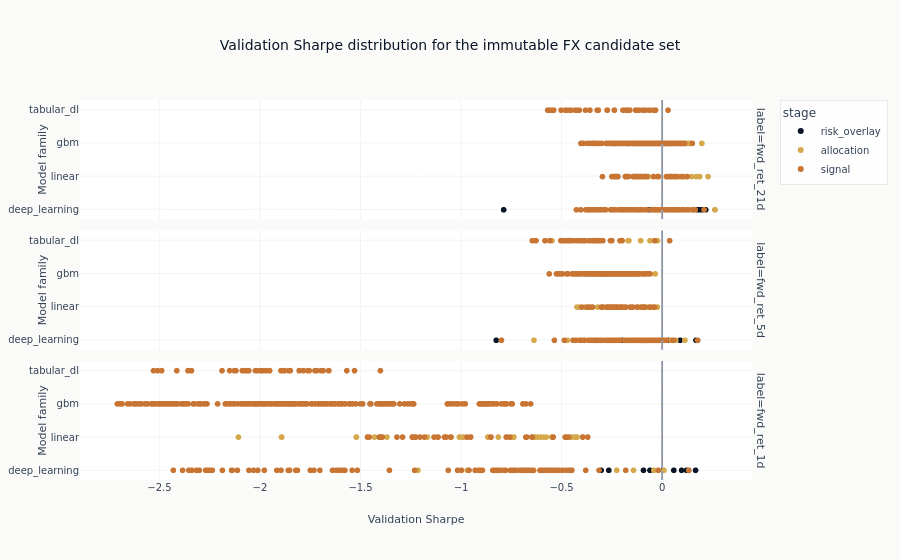

Notebook source saved alongside this figure:
### Code cell
candidate_figure = px.scatter(
    candidate_evidence,
    x="sharpe",
    y="family",
    color="stage",
    facet_row="label",
    hover_data=["config_name", "backtest_hash"],
    title="Validation Sharpe distribution for the immutable FX candidate set",
    labels={"sharpe": "Validation Sharpe", "family": "Model family"},
)
candidate_figure.add_vline(x=0, line_dash="dot", line_color=COLORS["recede"])
candidate_figure.show()

### Figure 1 — Plotly figure (JSON) as saved in the notebook; plotly's stock layout.template omitted (floating-point values rounded to 4 significant figures; data arrays with more than 128 entries replaced by an {"elided": "..."} marker saying what was removed)
{"data": [{"customdata": [["tcn", "56070f34dff1"], ["tcn", "bb67756a76f0"], ["tcn", "354a0cfdf5f0"], ["tcn", "b54273fc9934"], ["tcn", "40aba153ce15"], ["tcn", "0fbe94391555"], ["tcn", "6118bfc9f565"], ["tcn", "85985a11cb1d"], ["tcn", "11b779414b9b"], ["tcn", "ab5e7406846a"], ["tcn", "51093c7e4239"], ["tcn", "e324b6451fab"], ["tcn", "8c368c7fa149"], ["tcn", "a0478a2c5c4e"]], "hovertemplate": "stage=risk_overlay<br>label=fwd_ret_21d<br>Validation Sharpe=%{x}<br>Model family=%{y}<br>config_name=%{customdata[0]}<br>backtest_hash=%{customdata[1]}<extra></extra>", "legendgroup": "risk_overlay", "marker": {"color": "#0a1628", "symbol": "circle"}, "mode": "markers", "name": "risk_overlay", "showlegend": true, "type": "scattergl", "x": [0.2639, 0.2183, 0.2082, 0.206, 0.2058, 0.2018, 0.192, 0.1802, 0.1716, 0.1487, -0.05653, -0.0616, -0.197, -0.7871], "xaxis": "x3", "y": ["deep_learning", "deep_learning", "deep_learning", "deep_learning", "deep_learning", "deep_learning", "deep_learning", "deep_learning", "deep_learning", "deep_learning", "deep_learning", "deep_learning", "deep_learning", "deep_learning"], "yaxis": "y3"}, {"customdata": [["tcn", "28e49b25af17"], ["tcn", "6d82bc05bc80"], ["tcn", "812c2601e3ee"], ["tcn", "40e5be90860f"], ["tcn", "d4039abff1ec"], ["tcn", "518084108256"], ["tcn", "c8e1e07136e5"], ["tcn", "1deecede6ab4"], ["tcn", "7c620d3bbe4a"], ["tcn", "e0e04d9277a2"], ["tcn", "67c447bee4c2"], ["tcn", "878320a37180"], ["tcn", "d6fe2b1e95f6"], ["tcn", "b42781ca32a3"]], "hovertemplate": "stage=risk_overlay<br>label=fwd_ret_5d<br>Validation Sharpe=%{x}<br>Model family=%{y}<br>config_name=%{customdata[0]}<br>backtest_hash=%{customdata[1]}<extra></extra>", "legendgroup": "risk_overlay", "marker": {"color": "#0a1628", "symbol": "circle"}, "mode": "markers", "name": "risk_overlay", "showlegend": false, "type": "scattergl", "x": [0.1773, 0.1773, 0.1773, 0.1697, 0.0909, 0.03054, 0.02258, -0.008543, -0.1194, -0.1549, -0.1996, -0.2728, -0.3341, -0.8241], "xaxis": "x2", "y": ["deep_learning", "deep_learning", "deep_learning", "deep_learning", "deep_learning", "deep_learning", "deep_learning", "deep_learning", "deep_learning", "deep_learning", "deep_learning", "deep_learning", "deep_learning", "deep_learning"], "yaxis": "y2"}, {"customdata": [["tcn", "9b377102fbeb"], ["tcn", "174918f5f8a8"], ["tcn", "6521ee8341e2"], ["tcn", "6a83a16f220c"], ["tcn", "b5b8d1a0c60c"], ["tcn", "ae75c00344b3"], ["tcn", "3ca98045eef5"], ["tcn", "6395d3863b5a"], ["tcn", "cf36ae0c660e"], ["tcn", "48bf9289bc7b"], ["tcn", "e0f78a1b6bce"], ["tcn", "39f6875b8389"], ["tcn", "ddaa8dfaf1cd"], ["tcn", "bff7b90fa530"]], "hovertemplate": "stage=risk_overlay<br>label=fwd_ret_1d<br>Validation Sharpe=%{x}<br>Model family=%{y}<br>config_name=%{customdata[0]}<br>backtest_hash=%{customdata[1]}<extra></extra>", "legendgroup": "risk_overlay", "marker": {"color": "#0a1628", "symbol": "circle"}, "mode": "markers", "name": "risk_overlay", "showlegend": false, "type": "scattergl", "x": [0.1674, 0.1336, 0.1336, 0.1336, 0.1336, 0.1226, 0.09809, 0.05935, 0.006477, -0.05912, -0.09151, -0.264, -0.3023, -0.8379], "xaxis": "x", "y": ["deep_learning", "deep_learning", "deep_learning", "deep_learning", "deep_learning", "deep_learning", "deep_learning", "deep_learning", "deep_learning", "deep_learning", "deep_learning", "deep_learning", "deep_learning", "deep_learning"], "yaxis": "y"}, {"customdata": [["tcn", "9402978117e9"], ["ridge_a1000000.0", "747e7e47abaa"], ["leaves_15_huber", "7265cce74f77"], ["ridge_a10000000.0", "a8ca8711fbe0"], ["ridge_a1000000.0", "a7cb5005dd35"], ["lstm_h64", "5ace24fd945a"], ["tcn", "2020ecb38a80"], ["ridge_a10000000.0", "c3612f9b6e4c"], ["leaves_15_huber", "9ed7d1b470f7"], ["leaves_15_huber", "b546cdb268bd"], ["tcn", "8693de510499"], ["nlinear", "6ccfb6de2ec5"], ["leaves_15_huber", "bc608aea5205"], ["default_mae", "473e960bd7b7"], ["ridge_a1000000.0", "5445ad5f1f5f"], ["leaves_15_mae", "0f2703fa47d4"], ["leaves_15_huber", "45dfe1862509"], ["ridge_a10000000.0", "99a74ea478af"], ["leaves_15_mae", "4b60c65c4d2b"], ["leaves_15_mse", "2b1f511107c3"], ["ridge_a1000000.0", "19ddce8e0e7d"], ["ridge_a100000.0", "ebb43aa760c9"], ["tcn", "41664ed5a782"], ["nlinear", "746caf3102b7"], ["nlinear", "73cea124b40e"], ["lstm_h64", "926af450f12c"], ["tcn", "8847876754d9"], ["leaves_15_mse", "35b7591b4552"], ["ridge_a1000000.0", "308e1f816136"], ["leaves_15_mae", "e6ab8e6186ec"], ["lstm_h64", "791a960eaaec"], ["ridge_a10000000.0", "7e1a635137cf"], ["leaves_15_mse", "30f82fa1a3ca"], ["ridge_a100000.0", "b0b3218d33c0"], ["lstm_h64", "955934406038"], ["leaves_15_mae", "1ecb3c3ced4f"], ["ridge_a100000.0", "1a352b36e180"], ["default_mae", "0422fa9d97d9"], ["nlinear", "d78c3c00f89a"], ["ridge_a10000000.0", "39029bbfd854"], ["ridge_a100000.0", "13d258cd7be1"], ["leaves_15_mse", "25c633890bf6"], ["lstm_h64", "c1d91c7766e2"], ["ridge_a100000.0", "37e8e9528885"], ["default_mae", "45c34a640f7f"], ["leaves_15_mse", "1f1b342ba4ab"], ["default_mae", "27117ef4631b"], ["default_mae", "9caca8e4a690"], ["nlinear", "1b741b2d6a69"], ["leaves_15_mse", "c7d5c07cfc8c"], ["leaves_15_mae", "55f291e6fdda"], ["leaves_15_huber", "0f74cd6835b7"], ["ridge_a1000000.0", "1163e8b7a491"], ["ridge_a10000000.0", "4daf1140a981"], ["leaves_15_mae", "69498ea5c638"], ["default_mae", "f3e0dfe24908"], ["lstm_h64", "71fa46eace8f"], ["nlinear", "c5e3c56874a9"], ["ridge_a100000.0", "67bbbf7c43ce"], ["tcn", "ee42762c9b7a"]], "hovertemplate": "stage=allocation<br>label=fwd_ret_21d<br>Validation Sharpe=%{x}<br>Model family=%{y}<br>config_name=%{customdata[0]}<br>backtest_hash=%{customdata[1]}<extra></extra>", "legendgroup": "allocation", "marker": {"color": "#D4A84B", "symbol": "circle"}, "mode": "markers", "name": "allocation", "showlegend": true, "type": "scattergl", "x": [0.2639, 0.2298, 0.1989, 0.1886, 0.1705, 0.1505, 0.1487, 0.1483, 0.1412, 0.1394, 0.1345, 0.1298, 0.1284, 0.1204, 0.1148, 0.1145, 0.1078, 0.107, 0.09791, 0.09609, 0.08998, 0.08981, 0.08658, 0.08639, 0.08447, 0.08371, 0.07975, 0.07813, 0.06985, 0.06282, 0.06179, 0.05988, 0.05919, 0.05632, 0.05216, 0.05197, 0.05025, 0.04557, 0.04266, 0.03945, 0.03599, 0.03433, 0.02845, 0.02093, 0.01711, -0.0008373, -0.002015, -0.01433, -0.03324, -0.04883, -0.04945, -0.05104, -0.06691, -0.1068, -0.1069, -0.1183, -0.1394, -0.1668, -0.1739, -0.3165], "xaxis": "x3", "y": ["deep_learning", "linear", "gbm", "linear", "linear", "deep_learning", "deep_learning", "linear", "gbm", "gbm", "deep_learning", "deep_learning", "gbm", "gbm", "linear", "gbm", "gbm", "linear", "gbm", "gbm", "linear", "linear", "deep_learning", "deep_learning", "deep_learning", "deep_learning", "deep_learning", "gbm", "linear", "gbm", "deep_learning", "linear", "gbm", "linear", "deep_learning", "gbm", "linear", "gbm", "deep_learning", "linear", "linear", "gbm", "deep_learning", "linear", "gbm", "gbm", "gbm", "gbm", "deep_learning", "gbm", "gbm", "gbm", "linear", "linear", "gbm", "gbm", "deep_learning", "deep_learning", "linear", "deep_learning"], "yaxis": "y3"}, {"customdata": [["tcn", "540787eb817d"], ["lstm_h64", "92aae7720e87"], ["tcn", "18437aac0ce9"], ["tcn", "48f702e6b70b"], ["tcn", "7c693e21de4d"], ["tabm_l", "069f80f90eca"], ["ridge_a1000000.0", "aec0469863e2"], ["lstm_h64", "ab6997797756"], ["default_mae", "7df3f5fe73af"], ["lstm_h64", "e86ce93ccb81"], ["ridge_a1000000.0", "673e7ea9cfd1"], ["tabm_l", "5803dff7861c"], ["ridge_a10000000.0", "5024d2c27596"], ["nlinear", "a9371214bf76"], ["ridge_a1000000.0", "aa97a1bff4db"], ["ridge_a10000000.0", "67658bd81bf3"], ["ridge_a10000000.0", "0c7ba4b66ba0"], ["lstm_h64", "ee91cb723b59"], ["lstm_h64", "7761251cfbd8"], ["enet_f0.35", "229a3ce4519e"], ["default_mae", "77c6a4eef3c3"], ["lasso_f0.35", "4b8c8a6f55c9"], ["nlinear", "59a69e11d8c7"], ["ridge_a10000000.0", "4787533b58b7"], ["ridge_a1000000.0", "6806b2b1da79"], ["tabm_l", "ba03881d966b"], ["nlinear", "b44162903ab4"], ["leaves_31_mae", "b45d4c5f8e81"], ["lasso_f0.35", "75b7b79b91d0"], ["enet_f0.35", "86337243e635"], ["leaves_31_mae", "dae8183721a3"], ["lasso_f0.35", "393def4bde07"], ["enet_f0.35", "051f49cce435"], ["default_mae", "ef6d2dd3d27a"], ["leaves_31_mae", "00d483fa2591"], ["nlinear", "382e2eb9ff6d"], ["enet_f0.35", "387c20647094"], ["lasso_f0.35", "098077ded471"], ["tabm_l", "a1ff6ff6d0bb"], ["tcn", "dc5e4f7d9bdb"], ["tabm_l", "291240ba8d71"], ["leaves_31_mae", "279a8d059277"], ["nlinear", "1ca5b6e00555"], ["default_mae", "1dc2c9dedaf2"], ["ridge_a1000000.0", "69e52d8503ff"], ["enet_f0.35", "600f8e21f659"], ["lasso_f0.35", "f8afafa00d89"], ["tcn", "1115dd31deae"], ["ridge_a10000000.0", "ab4d1625d319"], ["leaves_31_mae", "9d7036ffad6c"], ["enet_f0.35", "33f67b40779b"], ["default_mae", "91c9599a5ef3"], ["default_mae", "f517afbeb0b5"], ["lasso_f0.35", "8ebe993db401"], ["ridge_a10000000.0", "ce41fc6b80c6"], ["ridge_a1000000.0", "cf77dcbd4d5e"], ["leaves_31_mae", "2cdfa10b73b5"], ["lstm_h64", "efb169419d47"], ["tabm_l", "2b47bd8019cd"], ["nlinear", "0d579485e44f"]], "hovertemplate": "stage=allocation<br>label=fwd_ret_5d<br>Validation Sharpe=%{x}<br>Model family=%{y}<br>config_name=%{customdata[0]}<br>backtest_hash=%{customdata[1]}<extra></extra>", "legendgroup": "allocation", "marker": {"color": "#D4A84B", "symbol": "circle"}, "mode": "markers", "name": "allocation", "showlegend": false, "type": "scattergl", "x": [0.1146, 0.06878, 0.05332, 0.04441, -0.01485, -0.02194, -0.02242, -0.02636, -0.03293, -0.03875, -0.05605, -0.05909, -0.06024, -0.0644, -0.06799, -0.0793, -0.08578, -0.09326, -0.09436, -0.09562, -0.09577, -0.09615, -0.1026, -0.1038, -0.1051, -0.1054, -0.1072, -0.1082, -0.1092, -0.1097, -0.116, -0.1211, -0.1221, -0.1294, -0.141, -0.1503, -0.1573, -0.1582, -0.1641, -0.1669, -0.1682, -0.1755, -0.1782, -0.2187, -0.2204, -0.2477, -0.2483, -0.2587, -0.2706, -0.2815, -0.3195, -0.3255, -0.3578, -0.383, -0.4125, -0.4223, -0.4351, -0.4698, -0.5469, -0.6363], "xaxis": "x2", "y": ["deep_learning", "deep_learning", "deep_learning", "deep_learning", "deep_learning", "tabular_dl", "linear", "deep_learning", "gbm", "deep_learning", "linear", "tabular_dl", "linear", "deep_learning", "linear", "linear", "linear", "deep_learning", "deep_learning", "linear", "gbm", "linear", "deep_learning", "linear", "linear", "tabular_dl", "deep_learning", "gbm", "linear", "linear", "gbm", "linear", "linear", "gbm", "gbm", "deep_learning", "linear", "linear", "tabular_dl", "deep_learning", "tabular_dl", "gbm", "deep_learning", "gbm", "linear", "linear", "linear", "deep_learning", "linear", "gbm", "linear", "gbm", "gbm", "linear", "linear", "linear", "gbm", "deep_learning", "tabular_dl", "deep_learning"], "yaxis": "y2"}, {"customdata": [["tcn", "72a481cdaceb"], ["tcn", "1385a9fde0c6"], ["tcn", "24079cc17de6"], ["tcn", "3bb3b4797016"], ["lasso_f0.85", "0a1d5087e5fe"], ["enet_f0.85", "ff417e95f0c4"], ["lasso_f0.7", "6c7d8a9e9e9e"], ["enet_f0.7", "29be1dd029ea"], ["enet_f0.85", "b8380738ba8f"], ["lasso_f0.85", "d7c4178f1106"], ["enet_f0.85", "533d75a02b70"], ["lasso_f0.85", "f21e73e3f4b3"], ["lasso_f0.85", "92420bfeb88d"], ["enet_f0.85", "f597af896172"], ["lasso_f0.7", "635a8337c658"], ["enet_f0.7", "b2c016364f22"], ["lstm_h64", "bc8e5c100b5a"], ["lasso_f0.7", "2440395d4b75"], ["enet_f0.7", "de119ed8b011"], ["ridge_a10000000.0", "987f793c212c"], ["ridge_a1000000.0", "6bb016c8d8d1"], ["ridge_a10000000.0", "c72389dc70f0"], ["enet_f0.5", "5b98b9e36485"], ["lasso_f0.5", "1a5f9124ee67"], ["ridge_a10000000.0", "0e5cc56bc53d"], ["enet_f0.7", "277d46bd83d1"], ["lasso_f0.7", "2ffa0dc79807"], ["lstm_h64", "21c00326cefa"], ["lasso_f0.5", "7ea6001c4410"], ["enet_f0.5", "919b170b86b9"], ["ridge_a1000000.0", "15d3a170895d"], ["tcn", "173c98c15c09"], ["lasso_f0.5", "625f6c6c78a3"], ["enet_f0.5", "b88fa6936d89"], ["ridge_a10000000.0", "a75fcf302ecc"], ["ridge_a1000000.0", "2a1d0c15e04d"], ["lstm_h64", "af28630dccdf"], ["lstm_h64", "90477c37dd22"], ["ridge_a1000000.0", "f422b147eddb"], ["lasso_f0.85", "326972bb7717"], ["enet_f0.85", "a151f3abb294"], ["tcn", "bd82a6637815"], ["lasso_f0.7", "820cdcec741a"], ["lasso_f0.85", "df98cda1b07e"], ["enet_f0.5", "4159ddb2fbb3"], ["lasso_f0.5", "e9e293af0d39"], ["enet_f0.85", "6fa443f90dd2"], ["enet_f0.7", "c34f82f4d785"], ["ridge_a10000000.0", "9463bd890e0e"], ["lstm_h64", "d6296e3bf929"], ["ridge_a1000000.0", "80d27f1b7c30"], ["lasso_f0.5", "40a552a67a2e"], ["enet_f0.5", "c0ae81cacaf3"], ["lasso_f0.7", "ca355dc18fbc"], ["enet_f0.7", "d11f2e93823f"], ["lstm_h64", "409bd58c7660"], ["lasso_f0.5", "34a0e6f754a5"], ["enet_f0.5", "99f385eee22d"], ["ridge_a10000000.0", "49be37e1facc"], ["ridge_a1000000.0", "d2c20001e024"]], "hovertemplate": "stage=allocation<br>label=fwd_ret_1d<br>Validation Sharpe=%{x}<br>Model family=%{y}<br>config_name=%{customdata[0]}<br>backtest_hash=%{customdata[1]}<extra></extra>", "legendgroup": "allocation", "marker": {"color": "#D4A84B", "symbol": "circle"}, "mode": "markers", "name": "allocation", "showlegend": false, "type": "scattergl", "x": [0.01024, -0.03974, -0.1412, -0.2245, -0.4227, -0.4227, -0.4237, -0.4243, -0.4327, -0.4327, -0.4496, -0.4497, -0.4757, -0.4757, -0.4763, -0.4763, -0.5177, -0.5422, -0.5422, -0.548, -0.5753, -0.5875, -0.6024, -0.6025, -0.618, -0.6314, -0.6317, -0.6377, -0.6462, -0.6462, -0.6473, -0.731, -0.7365, -0.7365, -0.7477, -0.7751, -0.7863, -0.7992, -0.8139, -0.8658, -0.8658, -0.9683, -0.9844, -0.992, -1.007, -1.007, -1.048, -1.08, -1.167, -1.214, -1.228, -1.368, -1.43, -1.52, -1.52, -1.586, -1.891, -1.891, -1.893, -2.107], "xaxis": "x", "y": ["deep_learning", "deep_learning", "deep_learning", "deep_learning", "linear", "linear", "linear", "linear", "linear", "linear", "linear", "linear", "linear", "linear", "linear", "linear", "deep_learning", "linear", "linear", "linear", "linear", "linear", "linear", "linear", "linear", "linear", "linear", "deep_learning", "linear", "linear", "linear", "deep_learning", "linear", "linear", "linear", "linear", "deep_learning", "deep_learning", "linear", "linear", "linear", "deep_learning", "linear", "linear", "linear", "linear", "linear", "linear", "linear", "deep_learning", "linear", "linear", "linear", "linear", "linear", "deep_learning", "linear", "linear", "linear", "linear"], "yaxis": "y"}, {"customdata": {"elided": "524x2 str values"}, "hovertemplate": "stage=signal<br>label=fwd_ret_21d<br>Validation Sharpe=%{x}<br>Model family=%{y}<br>config_name=%{customdata[0]}<br>backtest_hash=%{customdata[1]}<extra></extra>", "legendgroup": "signal", "marker": {"color": "#C87533", "symbol": "circle"}, "mode": "markers", "name": "signal", "showlegend": true, "type": "scattergl", "x": {"elided": "524 float values"}, "xaxis": "x3", "y": {"elided": "524 str values"}, "yaxis": "y3"}, {"customdata": {"elided": "524x2 str values"}, "hovertemplate": "stage=signal<br>label=fwd_ret_5d<br>Validation Sharpe=%{x}<br>Model family=%{y}<br>config_name=%{customdata[0]}<br>backtest_hash=%{customdata[1]}<extra></extra>", "legendgroup": "signal", "marker": {"color": "#C87533", "symbol": "circle"}, "mode": "markers", "name": "signal", "showlegend": false, "type": "scattergl", "x": {"elided": "524 float values"}, "xaxis": "x2", "y": {"elided": "524 str values"}, "yaxis": "y2"}, {"customdata": {"elided": "524x2 str values"}, "hovertemplate": "stage=signal<br>label=fwd_ret_1d<br>Validation Sharpe=%{x}<br>Model family=%{y}<br>config_name=%{customdata[0]}<br>backtest_hash=%{customdata[1]}<extra></extra>", "legendgroup": "signal", "marker": {"color": "#C87533", "symbol": "circle"}, "mode": "markers", "name": "signal", "showlegend": false, "type": "scattergl", "x": {"elided": "524 float values"}, "xaxis": "x", "y": {"elided": "524 str values"}, "yaxis": "y"}], "layout": {"annotations": [{"showarrow": false, "text": "label=fwd_ret_1d", "textangle": 90, "x": 0.98, "xanchor": "left", "xref": "paper", "y": 0.1567, "yanchor": "middle", "yref": "paper"}, {"showarrow": false, "text": "label=fwd_ret_5d", "textangle": 90, "x": 0.98, "xanchor": "left", "xref": "paper", "y": 0.5, "yanchor": "middle", "yref": "paper"}, {"showarrow": false, "text": "label=fwd_ret_21d", "textangle": 90, "x": 0.98, "xanchor": "left", "xref": "paper", "y": 0.8433, "yanchor": "middle", "yref": "paper"}], "legend": {"title": {"text": "stage"}, "tracegroupgap": 0}, "shapes": [{"line": {"color": "#94a3b8", "dash": "dot"}, "type": "line", "x0": 0, "x1": 0, "xref": "x", "y0": 0, "y1": 1, "yref": "y domain"}, {"line": {"color": "#94a3b8", "dash": "dot"}, "type": "line", "x0": 0, "x1": 0, "xref": "x2", "y0": 0, "y1": 1, "yref": "y2 domain"}, {"line": {"color": "#94a3b8", "dash": "dot"}, "type": "line", "x0": 0, "x1": 0, "xref": "x3", "y0": 0, "y1": 1, "yref": "y3 domain"}], "title": {"text": "Validation Sharpe distribution for the immutable FX candidate set"}, "xaxis": {"anchor": "y", "domain": [0.0, 0.98], "title": {"text": "Validation Sharpe"}}, "xaxis2": {"anchor": "y2", "domain": [0.0, 0.98], "matches": "x", "showticklabels": false}, "xaxis3": {"anchor": "y3", "domain": [0.0, 0.98], "matches": "x", "showticklabels": false}, "yaxis": {"anchor": "x", "domain": [0.0, 0.3133], "title": {"text": "Model family"}}, "yaxis2": {"anchor": "x2", "domain": [0.3433, 0.6567], "matches": "y", "title": {"text": "Model family"}}, "yaxis3": {"anchor": "x3", "domain": [0.6867, 1.0], "matches": "y", "title": {"text": "Model family"}}}}
